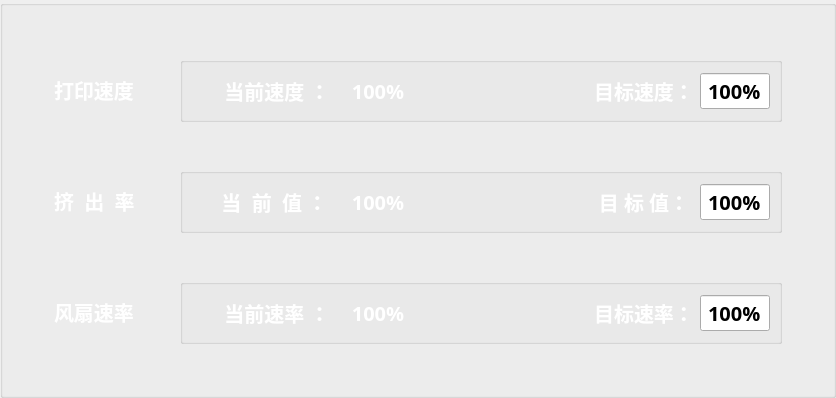
         <widget class="QGroupBox" name="groupBox_14">
          <property name="title">
           <string/>
          </property>
          <layout class="QGridLayout" name="gridLayout_15">
           <item row="5" column="4">
            <spacer name="verticalSpacer_29">
             <property name="orientation">
              <enum>Qt::Vertical</enum>
             </property>
             <property name="sizeHint" stdset="0">
              <size>
               <width>20</width>
               <height>40</height>
              </size>
             </property>
            </spacer>
           </item>
           <item row="6" column="1">
            <widget class="QLabel" name="label_31">
             <property name="sizePolicy">
              <sizepolicy hsizetype="Fixed" vsizetype="Preferred">
               <horstretch>0</horstretch>
               <verstretch>0</verstretch>
              </sizepolicy>
             </property>
             <property name="minimumSize">
              <size>
               <width>120</width>
               <height>0</height>
              </size>
             </property>
             <property name="maximumSize">
              <size>
               <width>300</width>
               <height>16777215</height>
              </size>
             </property>
             <property name="font">
              <font>
               <family>微软雅黑 Light</family>
               <pointsize>15</pointsize>
               <weight>75</weight>
               <bold>true</bold>
              </font>
             </property>
             <property name="styleSheet">
              <string notr="true">color:white</string>
             </property>
             <property name="text">
              <string>风扇速率</string>
             </property>
            </widget>
           </item>
           <item row="2" column="4">
            <spacer name="verticalSpacer_28">
             <property name="orientation">
              <enum>Qt::Vertical</enum>
             </property>
             <property name="sizeHint" stdset="0">
              <size>
               <width>20</width>
               <height>40</height>
              </size>
             </property>
            </spacer>
           </item>
           <item row="1" column="5">
            <spacer name="horizontalSpacer_24">
             <property name="orientation">
              <enum>Qt::Horizontal</enum>
             </property>
             <property name="sizeType">
              <enum>QSizePolicy::Fixed</enum>
             </property>
             <property name="sizeHint" stdset="0">
              <size>
               <width>20</width>
               <height>20</height>
              </size>
             </property>
            </spacer>
           </item>
           <item row="7" column="4">
            <spacer name="verticalSpacer_30">
             <property name="orientation">
              <enum>Qt::Vertical</enum>
             </property>
             <property name="sizeHint" stdset="0">
              <size>
               <width>20</width>
               <height>40</height>
              </size>
             </property>
            </spacer>
           </item>
           <item row="0" column="4">
            <spacer name="verticalSpacer_25">
             <property name="orientation">
              <enum>Qt::Vertical</enum>
             </property>
             <property name="sizeHint" stdset="0">
              <size>
               <width>20</width>
               <height>40</height>
              </size>
             </property>
            </spacer>
           </item>
           <item row="1" column="0">
            <spacer name="horizontalSpacer_23">
             <property name="orientation">
              <enum>Qt::Horizontal</enum>
             </property>
             <property name="sizeType">
              <enum>QSizePolicy::Fixed</enum>
             </property>
             <property name="sizeHint" stdset="0">
              <size>
               <width>40</width>
               <height>20</height>
              </size>
             </property>
            </spacer>
           </item>
           <item row="1" column="1">
            <widget class="QLabel" name="label_29">
             <property name="sizePolicy">
              <sizepolicy hsizetype="Fixed" vsizetype="Preferred">
               <horstretch>0</horstretch>
               <verstretch>0</verstretch>
              </sizepolicy>
             </property>
             <property name="minimumSize">
              <size>
               <width>120</width>
               <height>0</height>
              </size>
             </property>
             <property name="maximumSize">
              <size>
               <width>300</width>
               <height>16777215</height>
              </size>
             </property>
             <property name="font">
              <font>
               <family>微软雅黑 Light</family>
               <pointsize>15</pointsize>
               <weight>75</weight>
               <bold>true</bold>
              </font>
             </property>
             <property name="styleSheet">
              <string notr="true">color:white</string>
             </property>
             <property name="text">
              <string>打印速度</string>
             </property>
            </widget>
           </item>
           <item row="6" column="2">
            <widget class="QGroupBox" name="groupBox_fanspeed">
             <property name="sizePolicy">
              <sizepolicy hsizetype="Preferred" vsizetype="Fixed">
               <horstretch>0</horstretch>
               <verstretch>0</verstretch>
              </sizepolicy>
             </property>
             <property name="maximumSize">
              <size>
               <width>16777215</width>
               <height>70</height>
              </size>
             </property>
             <property name="title">
              <string/>
             </property>
             <layout class="QGridLayout" name="gridLayout_18">
              <item row="0" column="0">
               <spacer name="horizontalSpacer_48">
                <property name="orientation">
                 <enum>Qt::Horizontal</enum>
                </property>
                <property name="sizeType">
                 <enum>QSizePolicy::Fixed</enum>
                </property>
                <property name="sizeHint" stdset="0">
                 <size>
                  <width>20</width>
                  <height>20</height>
                 </size>
                </property>
               </spacer>
              </item>
              <item row="0" column="1">
               <widget class="QLabel" name="label_39">
                <property name="sizePolicy">
                 <sizepolicy hsizetype="Fixed" vsizetype="Fixed">
                  <horstretch>0</horstretch>
                  <verstretch>0</verstretch>
                 </sizepolicy>
                </property>
                <property name="minimumSize">
                 <size>
                  <width>130</width>
                  <height>38</height>
                 </size>
                </property>
                <property name="maximumSize">
                 <size>
                  <width>130</width>
                  <height>38</height>
                 </size>
                </property>
                <property name="font">
                 <font>
                  <family>微软雅黑 Light</family>
                  <pointsize>15</pointsize>
                  <weight>75</weight>
                  <bold>true</bold>
                 </font>
                </property>
                <property name="styleSheet">
                 <string notr="true">color:white</string>
                </property>
                <property name="text">
                 <string>当前速率 ：</string>
                </property>
                <property name="alignment">
                 <set>Qt::AlignCenter</set>
                </property>
               </widget>
              </item>
              <item row="0" column="2">
               <widget class="QLabel" name="label_fanspeed">
                <property name="sizePolicy">
                 <sizepolicy hsizetype="Fixed" vsizetype="Fixed">
                  <horstretch>0</horstretch>
                  <verstretch>0</verstretch>
                 </sizepolicy>
                </property>
                <property name="minimumSize">
                 <size>
                  <width>60</width>
                  <height>38</height>
                 </size>
                </property>
                <property name="maximumSize">
                 <size>
                  <width>60</width>
                  <height>38</height>
                 </size>
                </property>
                <property name="font">
                 <font>
                  <family>微软雅黑 Light</family>
                  <pointsize>15</pointsize>
                  <weight>75</weight>
                  <bold>true</bold>
                 </font>
                </property>
                <property name="styleSheet">
                 <string notr="true">color:white</string>
                </property>
                <property name="text">
                 <string>100%</string>
                </property>
                <property name="alignment">
                 <set>Qt::AlignCenter</set>
                </property>
               </widget>
              </item>
              <item row="0" column="3">
               <spacer name="horizontalSpacer_45">
                <property name="orientation">
                 <enum>Qt::Horizontal</enum>
                </property>
                <property name="sizeType">
                 <enum>QSizePolicy::Fixed</enum>
                </property>
                <property name="sizeHint" stdset="0">
                 <size>
                  <width>180</width>
                  <height>20</height>
                 </size>
                </property>
               </spacer>
              </item>
              <item row="0" column="4">
               <widget class="QLabel" name="label_fan_speed">
                <property name="sizePolicy">
                 <sizepolicy hsizetype="Fixed" vsizetype="Fixed">
                  <horstretch>0</horstretch>
                  <verstretch>0</verstretch>
                 </sizepolicy>
                </property>
                <property name="minimumSize">
                 <size>
                  <width>100</width>
                  <height>38</height>
                 </size>
                </property>
                <property name="maximumSize">
                 <size>
                  <width>120</width>
                  <height>38</height>
                 </size>
                </property>
                <property name="font">
                 <font>
                  <family>微软雅黑 Light</family>
                  <pointsize>15</pointsize>
                  <weight>75</weight>
                  <bold>true</bold>
                 </font>
                </property>
                <property name="styleSheet">
                 <string notr="true">color:white</string>
                </property>
                <property name="text">
                 <string>目标速率：</string>
                </property>
                <property name="alignment">
                 <set>Qt::AlignCenter</set>
                </property>
               </widget>
              </item>
              <item row="0" column="5">
               <widget class="QLineEdit" name="lineEdit_fanspeed">
                <property name="minimumSize">
                 <size>
                  <width>60</width>
                  <height>0</height>
                 </size>
                </property>
                <property name="maximumSize">
                 <size>
                  <width>70</width>
                  <height>16777215</height>
                 </size>
                </property>
                <property name="font">
                 <font>
                  <family>微软雅黑 Light</family>
                  <pointsize>15</pointsize>
                  <weight>75</weight>
                  <bold>true</bold>
                 </font>
                </property>
                <property name="text">
                 <string>100%</string>
                </property>
                <property name="alignment">
                 <set>Qt::AlignCenter</set>
                </property>
               </widget>
              </item>
             </layout>
            </widget>
           </item>
           <item row="3" column="2">
            <widget class="QGroupBox" name="groupBox_jcl">
             <property name="sizePolicy">
              <sizepolicy hsizetype="Preferred" vsizetype="Fixed">
               <horstretch>0</horstretch>
               <verstretch>0</verstretch>
              </sizepolicy>
             </property>
             <property name="maximumSize">
              <size>
               <width>16777215</width>
               <height>70</height>
              </size>
             </property>
             <property name="title">
              <string/>
             </property>
             <layout class="QGridLayout" name="gridLayout_17">
              <item row="0" column="0">
               <spacer name="horizontalSpacer_47">
                <property name="orientation">
                 <enum>Qt::Horizontal</enum>
                </property>
                <property name="sizeType">
                 <enum>QSizePolicy::Fixed</enum>
                </property>
                <property name="sizeHint" stdset="0">
                 <size>
                  <width>20</width>
                  <height>20</height>
                 </size>
                </property>
               </spacer>
              </item>
              <item row="0" column="1">
               <widget class="QLabel" name="label_36">
                <property name="sizePolicy">
                 <sizepolicy hsizetype="Fixed" vsizetype="Fixed">
                  <horstretch>0</horstretch>
                  <verstretch>0</verstretch>
                 </sizepolicy>
                </property>
                <property name="minimumSize">
                 <size>
                  <width>130</width>
                  <height>38</height>
                 </size>
                </property>
                <property name="maximumSize">
                 <size>
                  <width>130</width>
                  <height>38</height>
                 </size>
                </property>
                <property name="font">
                 <font>
                  <family>微软雅黑 Light</family>
                  <pointsize>15</pointsize>
                  <weight>75</weight>
                  <bold>true</bold>
                 </font>
                </property>
                <property name="styleSheet">
                 <string notr="true">color:white</string>
                </property>
                <property name="text">
                 <string>当  前  值 ： </string>
                </property>
                <property name="alignment">
                 <set>Qt::AlignCenter</set>
                </property>
               </widget>
              </item>
              <item row="0" column="2">
               <widget class="QLabel" name="label_espeed">
                <property name="sizePolicy">
                 <sizepolicy hsizetype="Fixed" vsizetype="Fixed">
                  <horstretch>0</horstretch>
                  <verstretch>0</verstretch>
                 </sizepolicy>
                </property>
                <property name="minimumSize">
                 <size>
                  <width>60</width>
                  <height>38</height>
                 </size>
                </property>
                <property name="maximumSize">
                 <size>
                  <width>60</width>
                  <height>38</height>
                 </size>
                </property>
                <property name="font">
                 <font>
                  <family>微软雅黑 Light</family>
                  <pointsize>15</pointsize>
                  <weight>75</weight>
                  <bold>true</bold>
                 </font>
                </property>
                <property name="styleSheet">
                 <string notr="true">color:white</string>
                </property>
                <property name="text">
                 <string>100%</string>
                </property>
                <property name="alignment">
                 <set>Qt::AlignCenter</set>
                </property>
               </widget>
              </item>
              <item row="0" column="3">
               <spacer name="horizontalSpacer_44">
                <property name="orientation">
                 <enum>Qt::Horizontal</enum>
                </property>
                <property name="sizeType">
                 <enum>QSizePolicy::Fixed</enum>
                </property>
                <property name="sizeHint" stdset="0">
                 <size>
                  <width>180</width>
                  <height>20</height>
                 </size>
                </property>
               </spacer>
              </item>
              <item row="0" column="4">
               <widget class="QLabel" name="label_jcl">
                <property name="sizePolicy">
                 <sizepolicy hsizetype="Fixed" vsizetype="Fixed">
                  <horstretch>0</horstretch>
                  <verstretch>0</verstretch>
                 </sizepolicy>
                </property>
                <property name="minimumSize">
                 <size>
                  <width>100</width>
                  <height>38</height>
                 </size>
                </property>
                <property name="maximumSize">
                 <size>
                  <width>120</width>
                  <height>38</height>
                 </size>
                </property>
                <property name="font">
                 <font>
                  <family>微软雅黑 Light</family>
                  <pointsize>15</pointsize>
                  <weight>75</weight>
                  <bold>true</bold>
                 </font>
                </property>
                <property name="styleSheet">
                 <string notr="true">color:white</string>
                </property>
                <property name="text">
                 <string>目 标 值：</string>
                </property>
                <property name="alignment">
                 <set>Qt::AlignCenter</set>
                </property>
               </widget>
              </item>
              <item row="0" column="5">
               <widget class="QLineEdit" name="lineEdit_jcl">
                <property name="minimumSize">
                 <size>
                  <width>60</width>
                  <height>0</height>
                 </size>
                </property>
                <property name="maximumSize">
                 <size>
                  <width>70</width>
                  <height>16777215</height>
                 </size>
                </property>
                <property name="font">
                 <font>
                  <family>微软雅黑 Light</family>
                  <pointsize>15</pointsize>
                  <weight>75</weight>
                  <bold>true</bold>
                 </font>
                </property>
                <property name="text">
                 <string>100%</string>
                </property>
                <property name="alignment">
                 <set>Qt::AlignCenter</set>
                </property>
               </widget>
              </item>
             </layout>
            </widget>
           </item>
           <item row="1" column="2">
            <widget class="QGroupBox" name="groupBox_printspeed">
             <property name="sizePolicy">
              <sizepolicy hsizetype="Preferred" vsizetype="Fixed">
               <horstretch>0</horstretch>
               <verstretch>0</verstretch>
              </sizepolicy>
             </property>
             <property name="maximumSize">
              <size>
               <width>16777215</width>
               <height>70</height>
              </size>
             </property>
             <property name="title">
              <string/>
             </property>
             <layout class="QGridLayout" name="gridLayout_16">
              <item row="0" column="0">
               <spacer name="horizontalSpacer_51">
                <property name="orientation">
                 <enum>Qt::Horizontal</enum>
                </property>
                <property name="sizeType">
                 <enum>QSizePolicy::Fixed</enum>
                </property>
                <property name="sizeHint" stdset="0">
                 <size>
                  <width>20</width>
                  <height>20</height>
                 </size>
                </property>
               </spacer>
              </item>
              <item row="0" column="1">
               <widget class="QLabel" name="label_37">
                <property name="sizePolicy">
                 <sizepolicy hsizetype="Fixed" vsizetype="Fixed">
                  <horstretch>0</horstretch>
                  <verstretch>0</verstretch>
                 </sizepolicy>
                </property>
                <property name="minimumSize">
                 <size>
                  <width>130</width>
                  <height>38</height>
                 </size>
                </property>
                <property name="maximumSize">
                 <size>
                  <width>130</width>
                  <height>38</height>
                 </size>
                </property>
                <property name="font">
                 <font>
                  <family>微软雅黑 Light</family>
                  <pointsize>15</pointsize>
                  <weight>75</weight>
                  <bold>true</bold>
                 </font>
                </property>
                <property name="styleSheet">
                 <string notr="true">color:white</string>
                </property>
                <property name="text">
                 <string>当前速度 ：</string>
                </property>
                <property name="alignment">
                 <set>Qt::AlignCenter</set>
                </property>
               </widget>
              </item>
              <item row="0" column="2">
               <widget class="QLabel" name="label_printspeed">
                <property name="sizePolicy">
                 <sizepolicy hsizetype="Fixed" vsizetype="Fixed">
                  <horstretch>0</horstretch>
                  <verstretch>0</verstretch>
                 </sizepolicy>
                </property>
                <property name="minimumSize">
                 <size>
                  <width>60</width>
                  <height>38</height>
                 </size>
                </property>
                <property name="maximumSize">
                 <size>
                  <width>60</width>
                  <height>38</height>
                 </size>
                </property>
                <property name="font">
                 <font>
                  <family>微软雅黑 Light</family>
                  <pointsize>15</pointsize>
                  <weight>75</weight>
                  <bold>true</bold>
                 </font>
                </property>
                <property name="styleSheet">
                 <string notr="true">color:white</string>
                </property>
                <property name="text">
                 <string>100%</string>
                </property>
                <property name="alignment">
                 <set>Qt::AlignCenter</set>
                </property>
               </widget>
              </item>
              <item row="0" column="3">
               <spacer name="horizontalSpacer_46">
                <property name="orientation">
                 <enum>Qt::Horizontal</enum>
                </property>
                <property name="sizeType">
                 <enum>QSizePolicy::Fixed</enum>
                </property>
                <property name="sizeHint" stdset="0">
                 <size>
                  <width>180</width>
                  <height>20</height>
                 </size>
                </property>
               </spacer>
              </item>
              <item row="0" column="4">
               <widget class="QLabel" name="label_print_targetspeed">
                <property name="sizePolicy">
                 <sizepolicy hsizetype="Fixed" vsizetype="Fixed">
                  <horstretch>0</horstretch>
                  <verstretch>0</verstretch>
                 </sizepolicy>
                </property>
                <property name="minimumSize">
                 <size>
                  <width>100</width>
                  <height>38</height>
                 </size>
                </property>
                <property name="maximumSize">
                 <size>
                  <width>120</width>
                  <height>38</height>
                 </size>
                </property>
                <property name="font">
                 <font>
                  <family>微软雅黑 Light</family>
                  <pointsize>15</pointsize>
                  <weight>75</weight>
                  <bold>true</bold>
                 </font>
                </property>
                <property name="styleSheet">
                 <string notr="true">color:white</string>
                </property>
                <property name="text">
                 <string>目标速度：</string>
                </property>
                <property name="alignment">
                 <set>Qt::AlignCenter</set>
                </property>
               </widget>
              </item>
              <item row="0" column="5">
               <widget class="QLineEdit" name="lineEdit_printspeed">
                <property name="minimumSize">
                 <size>
                  <width>60</width>
                  <height>0</height>
                 </size>
                </property>
                <property name="maximumSize">
                 <size>
                  <width>70</width>
                  <height>16777215</height>
                 </size>
                </property>
                <property name="font">
                 <font>
                  <family>微软雅黑 Light</family>
                  <pointsize>15</pointsize>
                  <weight>75</weight>
                  <bold>true</bold>
                 </font>
                </property>
                <property name="text">
                 <string>100%</string>
                </property>
                <property name="alignment">
                 <set>Qt::AlignCenter</set>
                </property>
               </widget>
              </item>
             </layout>
            </widget>
           </item>
           <item row="3" column="1" alignment="Qt::AlignLeft">
            <widget class="QLabel" name="label_e255">
             <property name="sizePolicy">
              <sizepolicy hsizetype="Fixed" vsizetype="Preferred">
               <horstretch>0</horstretch>
               <verstretch>0</verstretch>
              </sizepolicy>
             </property>
             <property name="minimumSize">
              <size>
               <width>120</width>
               <height>0</height>
              </size>
             </property>
             <property name="maximumSize">
              <size>
               <width>300</width>
               <height>16777215</height>
              </size>
             </property>
             <property name="font">
              <font>
               <family>微软雅黑 Light</family>
               <pointsize>15</pointsize>
               <weight>75</weight>
               <bold>true</bold>
              </font>
             </property>
             <property name="styleSheet">
              <string notr="true">color:white</string>
             </property>
             <property name="text">
              <string>挤  出  率</string>
             </property>
            </widget>
           </item>
           <item row="3" column="0">
            <spacer name="horizontalSpacer_49">
             <property name="orientation">
              <enum>Qt::Horizontal</enum>
             </property>
             <property name="sizeType">
              <enum>QSizePolicy::Fixed</enum>
             </property>
             <property name="sizeHint" stdset="0">
              <size>
               <width>40</width>
               <height>20</height>
              </size>
             </property>
            </spacer>
           </item>
           <item row="6" column="0">
            <spacer name="horizontalSpacer_50">
             <property name="orientation">
              <enum>Qt::Horizontal</enum>
             </property>
             <property name="sizeType">
              <enum>QSizePolicy::Fixed</enum>
             </property>
             <property name="sizeHint" stdset="0">
              <size>
               <width>40</width>
               <height>20</height>
              </size>
             </property>
            </spacer>
           </item>
           <item row="3" column="5">
            <spacer name="horizontalSpacer_52">
             <property name="orientation">
              <enum>Qt::Horizontal</enum>
             </property>
             <property name="sizeType">
              <enum>QSizePolicy::Fixed</enum>
             </property>
             <property name="sizeHint" stdset="0">
              <size>
               <width>20</width>
               <height>20</height>
              </size>
             </property>
            </spacer>
           </item>
           <item row="6" column="5">
            <spacer name="horizontalSpacer_53">
             <property name="orientation">
              <enum>Qt::Horizontal</enum>
             </property>
             <property name="sizeType">
              <enum>QSizePolicy::Fixed</enum>
             </property>
             <property name="sizeHint" stdset="0">
              <size>
               <width>20</width>
               <height>20</height>
              </size>
             </property>
            </spacer>
           </item>
          </layout>
         </widget>
